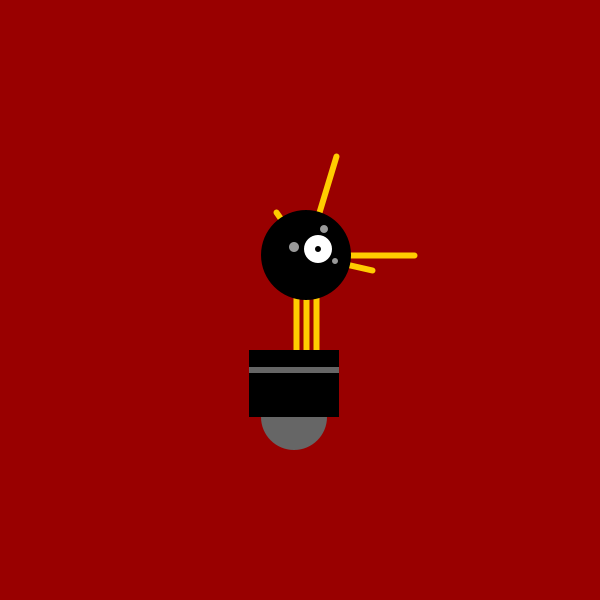
Frame 1 (no input)
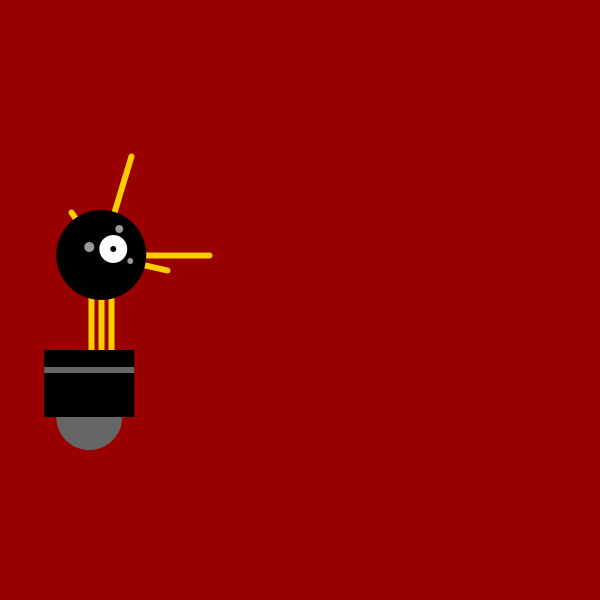
Frame 60 (the mouse pressed at the canvas centre just before this capture)
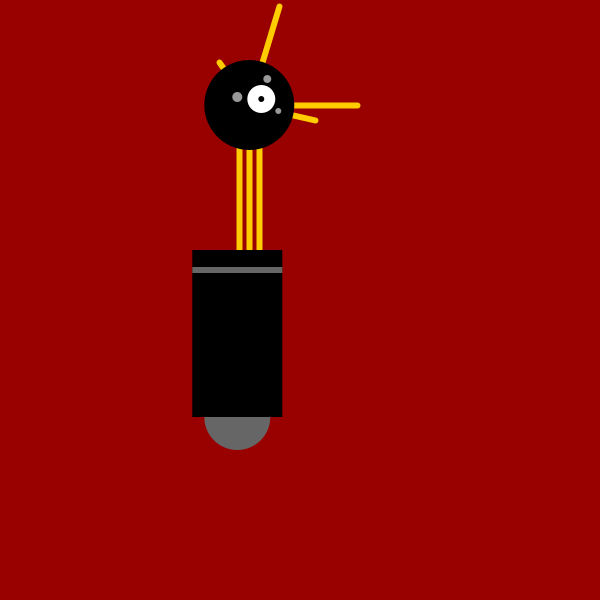
Frame 120 (the mouse held since frame 60 and released just before this capture)

The Processing sketch that drew these frames (run headless with seeded random() and noise(); from frame 60 on, the mouse is pressed at the canvas centre):

// Processing sketch: processing_81075
// ── processing_81075.pde

// Robot 3: Response from "Getting Started with Processing" 
// by Reas & Fry. O'Reilly / Make 2010
// re-coded by Programming AtTemp 2012

float x = 300;          // X-coordinate
float y = 450;         // Y-coordinate
int radius = 45;       // Head Radius
int bodyHeight = 160;  // Body Height
int neckHeight = 70;   // Neck Height

// int x = 264;                                    // X-coordinate
// int y = 420;                                    // Y-coordinate
// int radius = 45;
// int bodyHeight = 110;                           // Body Height
// int neckHeight = 140;                           // Neck Height

float easing = 0.02;

void setup() {
  size(600, 600);
  smooth();
  strokeWeight(6);
  ellipseMode(RADIUS);

// size(600, 600);
// smooth();
// strokeWeight(3);
// ellipseMode(RADIUS);
}

void draw() {
  
  int targetX = mouseX;
  x += (targetX - x) * easing;
    
  if (mousePressed) {
    neckHeight = 100;
    bodyHeight = 200; 
  } else {
    neckHeight = 50;
    bodyHeight = 100; 
  }
  
  float ny = y - bodyHeight - neckHeight - radius;
// int ny = y - bodyHeight - neckHeight - radius;  // Neck Y  
  background(#990000);
// background(#990000);                            //Templeton Maroon
  
  // Neck
  stroke(#ffcc00);                 // Set stroke to Templeton Gold
  line(x+2, y-bodyHeight, x+2, ny); 
  line(x+12, y-bodyHeight, x+12, ny); 
  line(x+22, y-bodyHeight, x+22, ny);

// Neck from Robot2
// stroke(#ffcc00);                                // Set stroke to Templeton Gold
// line(x+2, y-bodyHeight, x+2, ny);               // Left
// line(x+12, y-bodyHeight, x+12, ny);             // Middle
// line(x+22, y-bodyHeight, x+22, ny);             // Right
 
// Neck from Robot1
// line(266, 257, 266, 162);   // Left
// line(276, 257, 276, 162);   // Middle
// line(286, 257, 286, 162);   // Right

  // Antennae
  line(x+12, ny, x-18, ny-43);
  line(x+12, ny, x+42, ny-99);
  line(x+12, ny, x+78, ny+15);
  line(x+12, ny, x+120, ny);


// Antennae from Robot2
// line(x+12, ny, x-18, ny-43);                    // Small
// line(x+12, ny, x+42, ny-99);                    // Tall
// line(x+12, ny, x+78, ny+15);                    // Medium
 
// Antennae from Robot1
// line(276, 155, 246, 112);   // Small
// line(276, 155, 306, 56);    // Tall
// line(276, 155, 342, 170);   // Medium
 
  // Body
  noStroke();
  fill(102);
  ellipse(x, y-33, 33, 33);
  fill(0);
  rect(x-45, y-bodyHeight, 90, bodyHeight-33);
  fill(102); 
  rect(x-45, y-bodyHeight+17, 90, 6);
  
// Body
// noStroke();                                     // Disable stroke
// fill(102);                                      // Set fill to gray
// ellipse(x, y+10, 33, 33);                       // Antigravity orb
// fill(0);                                        // Set fill to black
// rect(x-45, y-bodyHeight, 90, bodyHeight+10);    // Main body
// fill(102);                                      // Set fill to gray
// rect(x-45, y-bodyHeight+17, 90, 6);             // Gray stripe
 
// Body from Robot1
// ellipse(264, 377, 33, 33);  // Antigravity orb
// rect(219, 257, 90, 120);    // Main body
// rect(219, 274, 90, 6);      // Gray stripe
 

  // Head
  fill(0);
  ellipse(x+12, ny, radius, radius); 
  fill(255);
  ellipse(x+24, ny-6, 14, 14);
  fill(0);
  ellipse(x+24, ny-6, 3, 3);  
  fill(153);                                      // Set fill to light gray
  ellipse(x, ny-8, 5, 5);                         // Small eye 1
  ellipse(x+30, ny-26, 4, 4);                     // Small eye 2
  ellipse(x+41, ny+6, 3, 3);                      // Small eye 3
 
 
// Head
// fill(0);                                        // Set fill to black
// ellipse(x+12, ny, radius, radius);              // Head
// fill(255);                                      // Set fill to white
// ellipse(x+24, ny-6, 14, 14);                    // Large eye
// fill(0);                                        // Set fill to black
// ellipse(x+24, ny-6, 3, 3);                      // Pupil
// fill(153);                                      // Set fill to light gray
// ellipse(x, ny-8, 5, 5);                         // Small eye 1
// ellipse(x+30, ny-26, 4, 4);                     // Small eye 2
// ellipse(x+41, ny+6, 3, 3);                      // Small eye 3
 
// Head from Robot1
// ellipse(276, 155, 45, 45);  // Head
// ellipse(288, 150, 14, 14);  // Large eye
// ellipse(288, 150, 3, 3);    // Pupil
// ellipse(263, 148, 5, 5);    // Small eye 1
// ellipse(296, 130, 4, 4);    // Small eye 2
// ellipse(305, 162, 3, 3);    // Small eye 3

}
